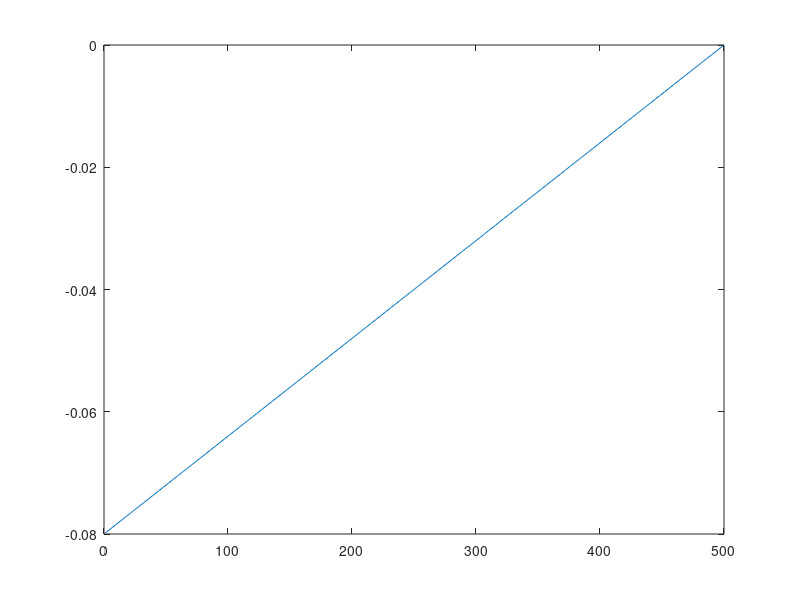

Reproduce this figure in MATLAB. (Note: this script raises an error after producing the figure.)
close all
clc
clear
clear;
dt_init=.2;
N=500;
% u_init=-0.*ones(N,1);
f=1;
% % u_init(1:40)=2.5;
for i=1:500
u_init(i,1)=-0.08*(1-i/500);
end
plot(1:500,u_init);
%%%%%%%%%%%%%%
for i=1:500
u_init(i,1)=-0.08*(1-i/500);
end
plot(1:500,u_init);

L=2203;
options=optimoptions('fmincon','Display','iter','Algorithm','sqp','maxiterations',1000,'MaxFunctionEvaluations',100000,'OptimalityTolerance',0.0000001);
u_opt=fmincon(@objff,[u_init;dt_init],[],[],[],[],[],[],@nonlinconst,options);

%%

% dt=u_opt(end);
dt=u_opt(end);
u=u_opt(1:N);
x0=[21.5791;0];
xopt=zeros(2,N);

rho=0.9549;
rhot=rho*2.78/L;
rhou=(1-rho)/(22.22-2.78)/2.5;
Jt=rhot*(N*dt+signalcheck(N,dt));
Ju=rhou*dt*sumsqr(u);
J=(Jt+Ju);

for i=1:N
    if i==1
    xopt(1,1)=x0(1)+dt*(u_opt(1));%/1000-0.0981-1.2*x0(1)*x0(1)/1000);
    xopt(2,1)=x0(2)+dt*x0(1);
    else
    xopt(1,i)=xopt(1,i-1)+dt*(u_opt(i));%/1000-0.0981-0.0012*xopt(1,i-1)*xopt(1,i-1));
    xopt(2,i)=xopt(2,i-1)+dt*xopt(1,i-1);
    end
end



%% Plotting the results
time=dt:dt:N*dt;
subplot(2,1,1)
% figure
stairs(time,u_opt(1:N))
title('control sequence')
 ylabel('control sequence- acceleration')
 xlabel('Time(T)')
% figure
subplot(2,1,2)
plot(time,xopt(1,1:N))
title('Velocity of car')
 ylabel('Velocity')
 xlabel('Time(T)')
 figure
% plot(time,xopt(2,1:N),'g');
% title('Distance travelled by car')
% hold on

%% Traffic signal
t0=dt;
t=time;
x=xopt;
if f==1
    k=60;
    D=30;
    tg(1)=t0;
    tr(1)=t0+D;
    for i=2:10
        tg(i)=tg(i-1)+k;
        tr(i)=tr(i-1)+k;
    end
%     xlim([0 70])
    ylim([0 L])
%     yticks(0:25:L)
    for i=1:3
        taxis_G(i,:)=[tg(i):1:tr(i)];
         taxis_R(i,:)=[tr(i):1:tg(i+1)];
    end
    y1=L*ones(size(taxis_G));
    y2=0*ones(size(taxis_R));
    n=2;   %%%%%% no of traffic cycles to plot
    for i=1:n
           plot(taxis_G(i,:),y1,'g','LineWidth',2)
           hold on 
           vert1=taxis_G(i,end);
           xline(vert1,'--r');
            plot(taxis_R(i,:),y2,'r','LineWidth',2)
            vert2=taxis_R(i,end);
           xline(vert2,'--g');
         hold on
    end
    hold on
plot(time,xopt(2,1:N));
% xlim([0 70])
    ylim([0 L])
%     yticks(0:25:L)
% title('Distance travelled by car')
    ylabel('Travelled distance ,m')
    xlabel('Time(T)')
    title('Distance vs Time')
hold on
end

if f==0
    k=60;
    D=20;
    tr(1)=t0;
    tg(1)=t0+D;
    for i=2:10
        tr(i)=tr(i-1)+k;
        tg(i)=tg(i-1)+k;
    %     timevector_g(:,:,i-1)=[tg(i-1):tr(i-1)];
    %     timevector_r(:,:,i-1)=[tr(i-1):tg(i)];
    end
    % y=150*ones(size(timevector_g));
    % plot(timevector_g(1,:,1:3),y,'--g')
%     xlim([0 70])
    ylim([0 L])
    yticks(0:25:L)
    for i=1:3
        taxis_R(i,:)=tr(i):1:tg(i);
         taxis_G(i,:)=tg(i):1:tr(i+1);
    end
    y1=0*ones(size(taxis_R));
    y2=L*ones(size(taxis_G));
    n=1;   %%%%%% no of traffic cycles to plot
    for i=1:n
           plot(taxis_R(i,:),y1,'r','LineWidth',2)
           hold on 
           vert2=taxis_R(i,end);
           xline(vert2,'--g');
         plot(taxis_G(i,:),y2,'g','LineWidth',2)
         hold on
         vert1=taxis_G(i,end);
           xline(vert1,'--r');
    end
    hold on
    plot(time,xopt(2,1:N));
    ylim([0 L])
    yticks(0:25:L)
% title('Distance travelled by car')
    ylabel('Travelled distance ,m')
    xlabel('Time(T)')
    title('Distance vs Time')
hold on
%     plot(t,x)
%     ylabel('Travelled distance ,m')
%     xlabel('Time(T)')
%     title('Distance vs Time')
end

%%
function J=objff(dec_vars)
dt=dec_vars(end);
L=2203;
% dt=0.2;
N=500;
u=dec_vars(1:N);
x_init=[21.5791;0];
x=zeros(2,N);
for i=1:N
    if i==1
    x(1,1)=x_init(1)+dt*(u(i));%/1000-0.0981-1.2*x_init(1)*x_init(1)/1000);
    x(2,1)=x_init(2)+x_init(1)*dt;
    else
    x(1,i)=x(1,i-1)+dt*(u(i));%/1000-0.0981-0.0012*x(1,i-1)*x(1,i-1));
    x(2,i)=x(2,i-1)+dt*x(1,i-1);
    end
end
rho=0.9549;
rhot=rho*2.78/L;
rhou=(1-rho)/(22.22-2.78)/2.5;
% rhot=14.3322;
% rhou=1;
Jt=rhot*(N*dt+signalcheck(N,dt));
Ju=rhou*dt*sumsqr(u);
J=100*(Jt+Ju);
end

%% non lin constraints
function [g,h]=nonlinconst(dec_vars)
dt=dec_vars(end);
% dt=0.2;
L=2203;
N=length(dec_vars)-1;
u=dec_vars(1:end);
x0=[21.5791;0];

x=zeros(1,N);
for i=1:N
    if i==1
    x(1,i)=x0(1)+dt*(u(1));%/1000-0.0981-0.0012*x0(1)*x0(1));
    x(2,i)=x0(2)+x0(1)*dt;
    else
    x(1,i)=x(1,i-1)+dt*(u(i));%/1000-0.0981-0.0012*x(1,i-1)*x(1,i-1));
    x(2,i)=x(2,i-1)+x(1,i-1)*dt;
    end
end

g=zeros(3*N+1,1);
g(1)=-dt;
 for i=1:N
      g(i+1)=x(1,i)-22.22;
      g(1+i+2*N)=-u(i)-2.9;
       g(1+N+i)=u(i)-2.5;
 end
% g(3*N+2)=-dt*N+120;
% g(3*N+3)=dt*N-90;
h=x(2,N)-L;
check=signaltrigger(N,dt);
if check==1
g(3*N+2)=x(1,N)-0.01;
g(3*N+3)=-x(1,N)-0.01;
else
g(3*N+2)=x(1,N)-22.22;
g(3*N+3)=-x(1,N);
end
end

function signal=signalcheck(N,dt)
time=dt*N;
if (time>30 && time<60)  
       signal=60-time;
%    signal=1000;
elseif (time>90 && time<120)
     signal=120-time;
%    signal=1000;
else
    signal=0;
end
end

function trigger=signaltrigger(N,dt)
time=dt*N;
if (time>30 && time<60) 
    trigger=1;
elseif (time>90 && time<120)
    trigger=1;
else
    trigger=0;
end
end

% function [lst,ust]=signallimits(N,dt)
% time=N*dt;
% lst=
% 
% end